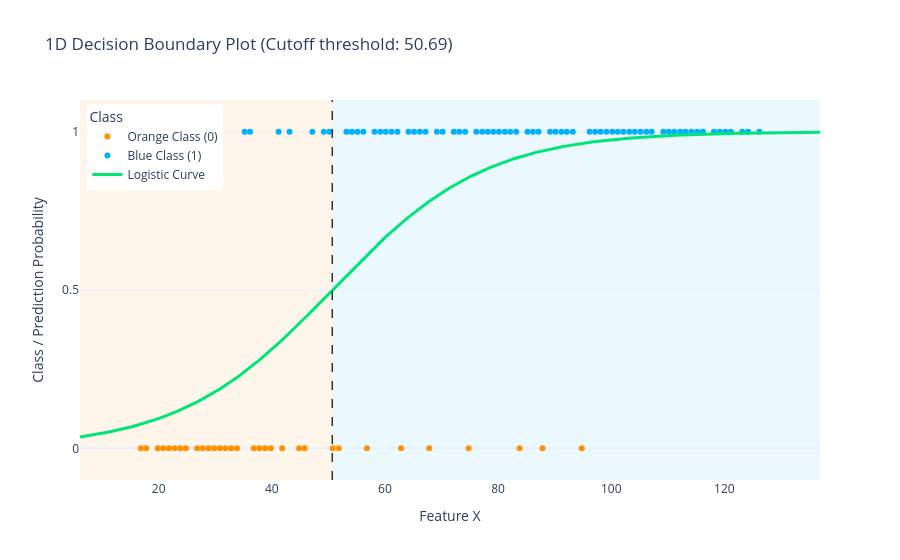

The cell this chart's notebook holds for it:
### Markdown cell above
Keep learning and growing

### Code cell
import numpy as np
import pandas as pd
import plotly.express as px
import plotly.graph_objects as go
from sklearn.linear_model import LogisticRegression

def plot_1d_logistic_boundary(X, y, feature_name="Feature X"):
    """
    Fits a 1D Logistic Regression model and visualizes data points, 
    shaded decision regions, and the prediction curve using Plotly.
    
    Parameters:
    -----------
    X : array-like, shape (n_samples,) or (n_samples, 1)
        The 1D numerical input feature.
    y : array-like, shape (n_samples,)
        The binary categorical targets (0 and 1).
    feature_name : str, optional
        Label for the horizontal axis. Default is "Feature X".
    """
    # 1. Format input data structures
    X_arr = np.array(X).reshape(-1, 1)
    y_arr = np.array(y).ravel()
    
    df = pd.DataFrame({
        'X_val': X_arr.ravel(),
        'y_val': y_arr
    })
    
    # Map class integers to high-contrast categorical text labels
    df['Class'] = df['y_val'].map({0: 'Orange Class (0)', 1: 'Blue Class (1)'})
    
    # 2. Fit the 1D Logistic Regression model
    model = LogisticRegression()
    model.fit(X_arr, y_arr)
    
    w = model.coef_[0][0]
    b = model.intercept_[0]
    
    # Guard against dividing by zero if the weight matches exactly 0
    decision_boundary = -b / w if w != 0 else 0
    
    # 3. Generate fine-grained coordinates for the curve space
    x_min, x_max = df['X_val'].min(), df['X_val'].max()
    x_padding = (x_max - x_min) * 0.1 if x_max != x_min else 1.0
    x_range = np.linspace(x_min - x_padding, x_max + x_padding, 400)
    
    # Extract prediction probability path for Class 1
    y_probs = model.predict_proba(x_range.reshape(-1, 1))[:, 1]
    
    # 4. Initialize strip plot layout base
    fig = px.strip(
        data_frame=df,
        x='X_val',
        y='y_val',
        color='Class',
        color_discrete_map={'Orange Class (0)': '#ff9100', 'Blue Class (1)': '#00b0ff'},
        title=f"1D Decision Boundary Plot (Cutoff threshold: {decision_boundary:.2f})",
        labels={'X_val': feature_name, 'y_val': 'Class / Prediction Probability'}
    )
    
    # 5. Tint background classification regions
    # Tint Orange for the region predicting Class 0
    fig.add_vrect(
        x0=x_range[0], x1=decision_boundary,
        fillcolor="#ff9100", opacity=0.08, line_width=0, layer="below"
    )
    # Tint Blue for the region predicting Class 1
    fig.add_vrect(
        x0=decision_boundary, x1=x_range[-1],
        fillcolor="#00b0ff", opacity=0.08, line_width=0, layer="below"
    )
    
    # 6. Overlay the solid green mathematical sigmoid line
    fig.add_trace(
        go.Scatter(
            x=x_range, y=y_probs,
            mode='lines',
            name='Logistic Curve',
            line=dict(color='#00e676', width=3)
        )
    )
    
    # 7. Add vertical boundary alignment mark
    fig.add_vline(
        x=decision_boundary,
        line_width=1.5,
        line_dash="dash",
        line_color="#333333"
    )
    
    # Lock coordinate frames to prevent layout jumping
    fig.update_layout(
        yaxis=dict(tickvals=[0, 0.5, 1], range=[-0.1, 1.1]),
        xaxis=dict(range=[x_range[0], x_range[-1]]),
        template="plotly_white",
        legend=dict(yanchor="top", y=0.99, xanchor="left", x=0.01)
    )
    
    fig.show()

plot_1d_logistic_boundary(X = df['miles_per_week'],y=df['completed_50m_ultra'])

### Figure 1 — Plotly figure (JSON) as saved in the notebook; plotly's stock layout.template omitted (floating-point values rounded to 4 significant figures; data arrays with more than 128 entries replaced by an {"elided": "..."} marker saying what was removed)
{"data": [{"alignmentgroup": "True", "boxpoints": "all", "fillcolor": "rgba(255,255,255,0)", "hoveron": "points", "hovertemplate": "Class=Orange Class (0)<br>Feature X=%{x}<br>Class / Prediction Probability=%{y}<extra></extra>", "legendgroup": "Orange Class (0)", "line": {"color": "rgba(255,255,255,0)"}, "marker": {"color": "#ff9100"}, "name": "Orange Class (0)", "offsetgroup": "Orange Class (0)", "orientation": "v", "pointpos": 0, "showlegend": true, "type": "box", "x": [37, 39, 46, 51, 88, 17, 18, 20, 21, 22, 23, 24, 25, 27, 28, 29, 30, 31, 32, 33, 34, 38, 40, 42, 57, 68, 45, 52, 63, 75, 84, 95], "x0": " ", "xaxis": "x", "y": [0.0, 0.0, 0.0, 0.0, 0.0, 0.0, 0.0, 0.0, 0.0, 0.0, 0.0, 0.0, 0.0, 0.0, 0.0, 0.0, 0.0, 0.0, 0.0, 0.0, 0.0, 0.0, 0.0, 0.0, 0.0, 0.0, 0.0, 0.0, 0.0, 0.0, 0.0, 0.0], "y0": " ", "yaxis": "y"}, {"alignmentgroup": "True", "boxpoints": "all", "fillcolor": "rgba(255,255,255,0)", "hoveron": "points", "hovertemplate": "Class=Blue Class (1)<br>Feature X=%{x}<br>Class / Prediction Probability=%{y}<extra></extra>", "legendgroup": "Blue Class (1)", "line": {"color": "rgba(255,255,255,0)"}, "marker": {"color": "#00b0ff"}, "name": "Blue Class (1)", "offsetgroup": "Blue Class (1)", "orientation": "v", "pointpos": 0, "showlegend": true, "type": "box", "x": [35, 36, 41, 43, 47, 49, 50, 53, 54, 55, 56, 58, 59, 60, 61, 64, 65, 66, 69, 70, 72, 73, 76, 77, 78, 80, 81, 82, 83, 85, 86, 87, 89, 91, 92, 93, 96, 97, 98, 99, 100, 101, 102, 103, 104, 105, 106, 107, 109, 110, 111, 113, 114, 115, 116, 116, 118, 119, 120, 121, 123, 124, 126, 62, 67, 74, 79, 90, 112], "x0": " ", "xaxis": "x", "y": [1.0, 1.0, 1.0, 1.0, 1.0, 1.0, 1.0, 1.0, 1.0, 1.0, 1.0, 1.0, 1.0, 1.0, 1.0, 1.0, 1.0, 1.0, 1.0, 1.0, 1.0, 1.0, 1.0, 1.0, 1.0, 1.0, 1.0, 1.0, 1.0, 1.0, 1.0, 1.0, 1.0, 1.0, 1.0, 1.0, 1.0, 1.0, 1.0, 1.0, 1.0, 1.0, 1.0, 1.0, 1.0, 1.0, 1.0, 1.0, 1.0, 1.0, 1.0, 1.0, 1.0, 1.0, 1.0, 1.0, 1.0, 1.0, 1.0, 1.0, 1.0, 1.0, 1.0, 1.0, 1.0, 1.0, 1.0, 1.0, 1.0], "y0": " ", "yaxis": "y"}, {"line": {"color": "#00e676", "width": 3}, "mode": "lines", "name": "Logistic Curve", "type": "scatter", "x": {"elided": "400 float values"}, "y": {"elided": "400 float values"}}], "layout": {"boxmode": "group", "legend": {"title": {"text": "Class"}, "tracegroupgap": 0, "x": 0.01, "xanchor": "left", "y": 0.99, "yanchor": "top"}, "shapes": [{"fillcolor": "#ff9100", "layer": "below", "line": {"width": 0}, "opacity": 0.08, "type": "rect", "x0": 6.1, "x1": 50.69, "xref": "x", "y0": 0, "y1": 1, "yref": "y domain"}, {"fillcolor": "#00b0ff", "layer": "below", "line": {"width": 0}, "opacity": 0.08, "type": "rect", "x0": 50.69, "x1": 136.9, "xref": "x", "y0": 0, "y1": 1, "yref": "y domain"}, {"line": {"color": "#333333", "dash": "dash", "width": 1.5}, "type": "line", "x0": 50.69, "x1": 50.69, "xref": "x", "y0": 0, "y1": 1, "yref": "y domain"}], "title": {"text": "1D Decision Boundary Plot (Cutoff threshold: 50.69)"}, "xaxis": {"anchor": "y", "domain": [0, 1], "range": [6.1, 136.9], "title": {"text": "Feature X"}}, "yaxis": {"anchor": "x", "domain": [0, 1], "range": [-0.1, 1.1], "tickvals": [0, 0.5, 1], "title": {"text": "Class / Prediction Probability"}}}}
